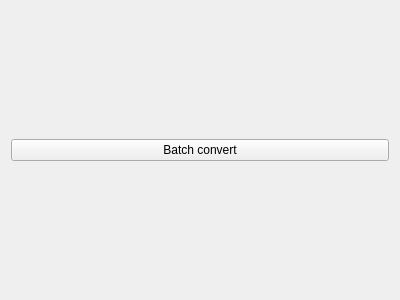
<?xml version="1.0" encoding="UTF-8"?>
<ui version="4.0">
 <class>ModelImporter</class>
 <widget class="QWidget" name="ModelImporter">
  <property name="geometry">
   <rect>
    <x>0</x>
    <y>0</y>
    <width>400</width>
    <height>300</height>
   </rect>
  </property>
  <property name="windowTitle">
   <string>Form</string>
  </property>
  <layout class="QGridLayout" name="gridLayout">
   <item row="0" column="0">
    <widget class="QPushButton" name="pushButton">
     <property name="text">
      <string>Batch convert</string>
     </property>
    </widget>
   </item>
  </layout>
 </widget>
 <resources/>
 <connections>
  <connection>
   <sender>pushButton</sender>
   <signal>clicked()</signal>
   <receiver>ModelImporter</receiver>
   <slot>onBatchConvert()</slot>
   <hints>
    <hint type="sourcelabel">
     <x>170</x>
     <y>146</y>
    </hint>
    <hint type="destinationlabel">
     <x>181</x>
     <y>78</y>
    </hint>
   </hints>
  </connection>
 </connections>
 <slots>
  <slot>onBatchConvert()</slot>
 </slots>
</ui>
